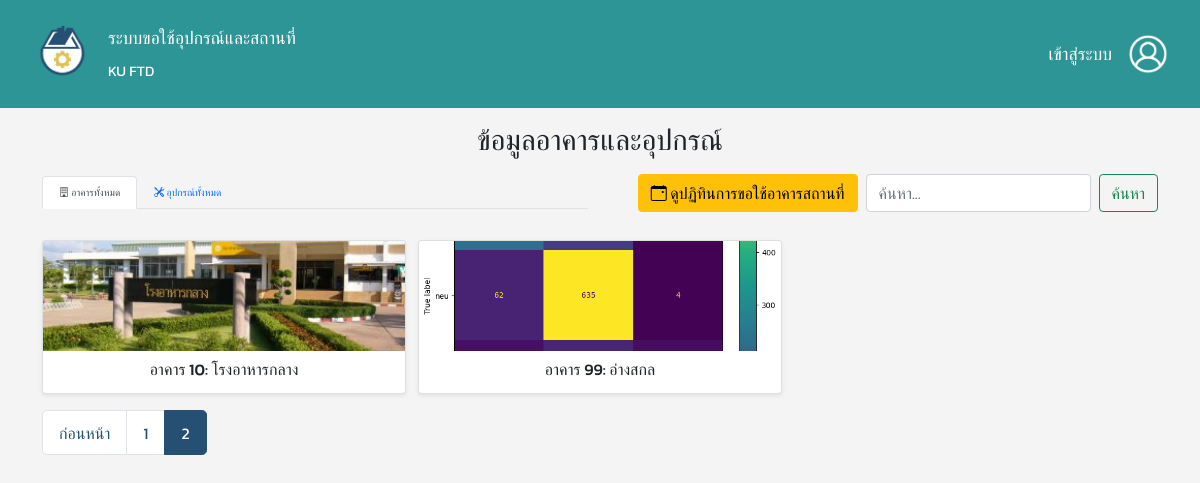
The page /?mode=buildings&page=2 on the database its author committed.
### tables this page shows
CREATE TABLE `buildings` (
  `building_id` varchar(2) NOT NULL,
  `building_name` varchar(255) NOT NULL,
  `building_pic` varchar(255) NOT NULL
);

### php/user_data-view.php (called while the page is built, shortened)
<?php
include 'database/database.php';
$items_per_page = 9;
$current_page = isset($_GET['page']) ? (int)$_GET['page'] : 1;
$offset = ($current_page - 1) * $items_per_page;
$search_query = isset($_GET['search']) ? trim($_GET['search']) : '';
$search_param = '%' . $search_query . '%';
$mode = isset($_GET['mode']) ? $_GET['mode'] : 'buildings';
$data = [];
$total_items = 0;
try {
    if ($mode == 'buildings') {
        $sql_count = "SELECT COUNT(DISTINCT b.building_id)
                    FROM buildings b
                    LEFT JOIN facilities f ON b.building_id = f.building_id
                    WHERE b.building_name LIKE ? OR f.facility_name LIKE ?";
        $stmt_count = $conn->prepare($sql_count);
        $stmt_count->bind_param("ss", $search_param, $search_param);
        $stmt_count->execute();
        $stmt_count->bind_result($total_items);
        $sql_data = "SELECT
                        b.building_id,
                        b.building_name,
                        b.building_pic,
                        GROUP_CONCAT(
                            CASE
                                WHEN f.facility_name LIKE ? THEN f.facility_name
                                ELSE NULL
                            END
                            SEPARATOR ', '
                        ) AS matched_facilities
                    FROM buildings b
                    LEFT JOIN facilities f ON b.building_id = f.building_id
                    WHERE b.building_name LIKE ? OR f.facility_name LIKE ?
                    GROUP BY b.building_id, b.building_name, b.building_pic
                    ORDER BY CAST(b.building_id AS UNSIGNED) ASC
                    LIMIT ? OFFSET ?";
        $stmt_data = $conn->prepare($sql_data);
        $stmt_data->bind_param("sssii", $search_param, $search_param, $search_param, $items_per_page, $offset);
        $stmt_data->execute();
        $result_data = $stmt_data->get_result();
        while ($row = $result_data->fetch_assoc()) {
            $data[] = $row;
        }
    }
} catch (Exception $e) {
    error_log("Database Error: " . $e->getMessage());
}
$total_pages = ceil($total_items / $items_per_page);
?>

### index.php (the view, shortened to what this page needs)
<?php
    include 'database/database.php';
    require_once 'php/user_data-view.php';
?>
<!DOCTYPE html>
<html lang="th">
<head>
    <?php include 'header.php'?>
    <link href='https://cdn.jsdelivr.net/npm/fullcalendar@5.11.3/main.min.css' rel='stylesheet' />
</head>
<body>
    <nav class="navbar navbar-dark navigator">
        <div class="container-fluid">
            <div class="d-flex align-items-center gap-3">
                <img src="./images/logo.png" class="img-fluid logo" alt="Logo">
                <div class="d-flex flex-column">
                    <span class="navbar-brand mb-0 fs-5 fs-md-4">ระบบขอใช้อุปกรณ์และสถานที่</span>
                    <span class="navbar-brand mb-0 fs-6 fs-md-5">KU FTD</span>
                </div>
            </div>
            <div class="d-flex align-items-center ms-auto">
                <a class="navbar-brand mb-0 fs-5 fs-md-4" href="login-page.php">เข้าสู่ระบบ</a>
                <a href="login-page.php">
                    <img src="./images/user_button.png" class="img-fluid logo" style="width:40px; height:40px; object-fit:cover;" alt="User Button">
                </a>
            </div>
        </div>
    </nav>
    <div class="container mt-0">
        <h1 class="mb-3 text-center">ข้อมูลอาคารและอุปกรณ์</h1>
        <div class="row mb-3 align-items-center">
            <div class="col-md-6">
                <ul class="nav nav-tabs">
                    <li class="nav-item">
                        <a class="nav-link <?php echo ($mode == 'buildings' || $mode == 'building_detail' || $mode == 'facility_detail') ? 'active' : ''; ?>" aria-current="page" href="?mode=buildings">
                            <i class="bi bi-building"></i> อาคารทั้งหมด
                        </a>
                    </li>
                    <li class="nav-item">
                        <a class="nav-link <?php echo ($mode == 'equipment' || $mode == 'equip_detail') ? 'active' : ''; ?>" href="?mode=equipment">
                            <i class="bi bi-tools"></i> อุปกรณ์ทั้งหมด
                        </a>
                    </li>
                </ul>
            </div>
            <div class="col-md-6">
                <div class="d-flex justify-content-end">
                    <?php if ($mode == 'buildings' || $mode == 'building_detail'): ?>
                        <button type="button" class="btn btn-warning me-2" data-bs-toggle="modal" data-bs-target="#calendarModal">
                            <i class="bi bi-calendar-event"></i> ดูปฏิทินการขอใช้อาคารสถานที่
                        </button>
                    <?php endif; ?>
                    <form class="d-flex" action="" method="GET">
                        <input class="form-control me-2" type="search" placeholder="ค้นหา..." aria-label="Search" name="search" value="<?php echo htmlspecialchars($search_query); ?>">
                            <button class="btn btn-outline-success" type="submit">ค้นหา</button>
                    </form>
                </div>
            </div>
        </div>
        <?php
        if ($mode == 'facility_detail' && $detail_item):
            $back_link = '?mode=building_detail&building_id=' . htmlspecialchars($detail_item['building_id']);
        ?>
            <div class="card p-3 my-3">
                <h2 class="card-title mb-3">รายละเอียดสถานที่: <?php echo htmlspecialchars($detail_item['facility_name']); ?></h2>
                <div class="row">
                    <div class="col-12 col-md-4 text-center">
                        <?php if ($detail_item['facility_pic'] && file_exists($detail_item['facility_pic'])): ?>
                            <img src="<?php echo htmlspecialchars($detail_item['facility_pic']); ?>" class="detail-img img-fluid" alt="Facility Picture">
                        <?php else: ?>
                            <img src="./images/placeholder.png" class="detail-img img-fluid" alt="No Image">
                        <?php endif; ?>
                    </div>
                    <div class="col-12 col-md-8 details-text">
                        <p class="mb-1"><strong>ชื่อสถานที่:</strong> <?php echo htmlspecialchars($detail_item['facility_name']); ?></p>
                        <p class="mb-1"><strong>รายละเอียด:</strong> <?php echo nl2br(htmlspecialchars($detail_item['facility_des'])); ?></p>
                        <p class="mb-1"><strong>อาคาร:</strong> <?php echo htmlspecialchars($detail_item['building_id']); ?></p>
                        <p class="mb-1"><strong>ชื่ออาคาร:</strong> <?php echo htmlspecialchars($detail_item['building_name']); ?></p>
                    </div>
                </div>
                <div class="d-flex justify-content-start mt-3">
                    <a href="<?php echo htmlspecialchars($back_link); ?>" class="btn btn-secondary">ย้อนกลับ</a>
                </div>
            </div>
        <?php
        else:
            if (empty($data)):
        ?>
                <div class="alert alert-info text-center mt-4">
                    <?php if (!empty($search_query)): ?>
                        ไม่พบข้อมูลที่คุณค้นหา "<?php echo htmlspecialchars($search_query); ?>"
                    <?php else: ?>
                        <?php if ($mode == 'buildings'): ?>
                            ยังไม่มีข้อมูลอาคารในระบบ
                        <?php elseif ($mode == 'equipment'): ?>
                            ยังไม่มีข้อมูลอุปกรณ์ในระบบ
                        <?php elseif ($mode == 'building_detail' && $detail_item): ?>
                            ยังไม่มีข้อมูลสถานที่ในอาคาร "<?php echo htmlspecialchars($detail_item['building_name']); ?>"
                        <?php endif; ?>
                    <?php endif; ?>
                </div>
        <?php
            else:
        ?>
                <div class="row row-cols-1 row-cols-sm-2 row-cols-md-2 row-cols-lg-3 g-2 mt-0">
                    <?php foreach ($data as $item): ?>
                        <div class="col">
                            <div class="card h-100 shadow-sm">
                                <?php
                                $img_src = './images/placeholder.png';
                                $item_name = '';
                                $link_href = '#';
                                if ($mode == 'buildings') {
                                    $img_src = ($item['building_pic'] && file_exists($item['building_pic'])) ? htmlspecialchars($item['building_pic']) : $img_src;
                                    $item_name = htmlspecialchars($item['building_name']);
                                    $link_href = '?mode=building_detail&building_id=' . htmlspecialchars($item['building_id']);
                                } elseif ($mode == 'equipment') {
                                    $img_src = ($item['equip_pic'] && file_exists($item['equip_pic'])) ? htmlspecialchars($item['equip_pic']) : $img_src;
                                    $item_name = htmlspecialchars($item['equip_name']);
                                    $link_href = '?mode=equip_detail&equip_id=' . htmlspecialchars($item['equip_id']);
                                } elseif ($mode == 'building_detail') {
                                    $img_src = ($item['facility_pic'] && file_exists($item['facility_pic'])) ? htmlspecialchars($item['facility_pic']) : $img_src;
                                    $item_name = htmlspecialchars($item['facility_name']);
                                    $link_href = '?mode=facility_detail&facility_id=' . htmlspecialchars($item['facility_id']);
                                }
                                ?>
                                <a href="<?php echo $link_href; ?>" class="card-img-link">
                                    <img src="<?php echo $img_src; ?>" class="card-img-top" alt="<?php echo $item_name; ?>">
                                </a>
                                <div class="card-body d-flex flex-column">
                                    <?php if ($mode == 'buildings'): ?>
                                        <h5 class="card-title text-center">
                                            อาคาร <?php echo htmlspecialchars($item['building_id']); ?>: <?php echo htmlspecialchars($item['building_name']); ?>
                                        </h5>
                                    <?php else:  ?>
                                        <h5 class="card-title text-center"><?php echo $item_name; ?></h5>
                                    <?php endif; ?>
                                </div>
                            </div>
                        </div>
                    <?php endforeach; ?>
                </div>
                <nav aria-label="Page navigation" class="pagination-container mt-2 mb-0">
                    <ul class="pagination pagination-lg">
                        <?php if ($current_page > 1): ?>
                            <li class="page-item">
                                <a class="page-link" href="?mode=<?php echo htmlspecialchars($mode); ?>&page=<?php echo $current_page - 1; ?><?php echo !empty($search_query) ? '&search=' . htmlspecialchars($search_query) : ''; ?><?php echo ($mode == 'building_detail' && isset($_GET['building_id'])) ? '&building_id=' . htmlspecialchars($_GET['building_id']) : ''; ?>">ก่อนหน้า</a>
                            </li>
                        <?php endif; ?>
                        <?php for ($i = 1; $i <= $total_pages; $i++): ?>
                            <li class="page-item <?php echo ($i == $current_page) ? 'active' : ''; ?>">
                                <a class="page-link" href="?mode=<?php echo htmlspecialchars($mode); ?>&page=<?php echo $i; ?><?php echo !empty($search_query) ? '&search=' . htmlspecialchars($search_query) : ''; ?><?php echo ($mode == 'building_detail' && isset($_GET['building_id'])) ? '&building_id=' . htmlspecialchars($_GET['building_id']) : ''; ?>">
                                    <?php echo $i; ?>
                                </a>
                            </li>
                        <?php endfor; ?>
                    </ul>
                </nav>
        <?php
            endif;
        endif;
        ?>
    </div>
</body>
</html>

### style.css (style rules this page uses)
body { font-size: 10px; font-family: "Kanit", sans-serif; font-style: normal; font-weight: 400; }
.navigator { background-color: #2D9596; flex-shrink: 0; padding: 20px; }
.logo { width: 80px; height: auto; }
html, body { height: 100%; margin: 0; padding: 0; overflow: hidden; display: flex; flex-direction: column; background-color: #f4f4f4; }
.navigator .navbar-brand.fs-5 { font-size: 1.1rem !important; }
.navigator .navbar-brand.fs-6 { font-size: 0.9rem !important; }
.navigator .logo { width: 60px; height: 60px; object-fit: cover; }
.navigator .navbar-brand { color: white; }
.navigator .img-fluid.logo[style*="width:40px"] { width: 40px !important; height: 40px !important; }
.container { flex-grow: 1; overflow-y: auto; padding-top: 15px; padding-bottom: 15px; }
.card-title { font-size: 1.0rem; margin-bottom: 0.25rem; white-space: nowrap; overflow: hidden; text-overflow: ellipsis; }
.card-img-top { width: 100%; height: 110px; object-fit: cover; }
.card-body { padding: 0.6rem; }
.pagination .page-link { padding: 0.6rem 1.0rem; font-size: 1.0rem; }
.pagination-container { margin-top: 1rem !important; }
.pagination .page-item .page-link { color: #265073; background-color: #fff; border-color: #dee2e6; transition: all 0.2s ease-in-out; }
.pagination .page-item.active .page-link { color: #fff; background-color: #265073; border-color: #265073; }
.row.g-2 { --bs-gutter-x: 0.75rem; --bs-gutter-y: 0.75rem; }
h1 { margin-bottom: 0.75rem !important; font-size: 1.8rem; }
.card .card-img-link { display: block; text-decoration: none; cursor: pointer; transition: transform 0.2s ease-in-out; }

### rows shown on the page
buildings: building_pic (picture), building_id "10", building_name "โรงอาหารกลาง"
buildings: building_pic (picture), building_id "99", building_name "อ่างสกล"
